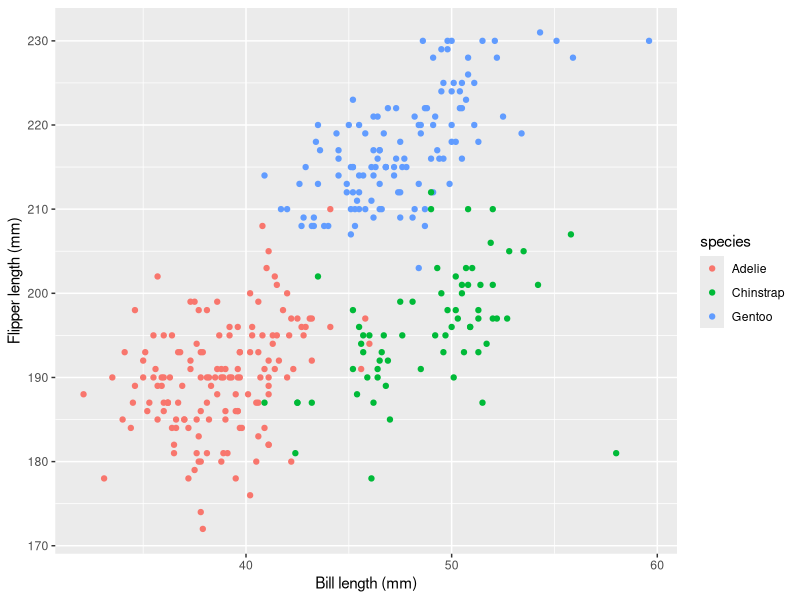

This figure's R source:
# This is some hacking from the book 
# https://www.modernstatisticswithr.com/
# Chapters 2.4 ff

# We can use semi-colons to put multiple statements on one line.
income = 100 ; taxes = 30
net_income <- income - taxes
print(net_income)

# C Stands for combine
age <- c(28, 48, 47, 71, 22, 80, 48, 30, 31)

# Operations are easily vectorized.
age_in_months <- age * 12

age
age_in_months

# If we have N vectors, we can turn them into a dataFrame
purchase <- c(20, 59, 2, 12, 22, 160, 34, 34, 29)

bookstore <- data.frame(age, purchase)

# This shows our data frame, but better to click on it in 
# enviornment window. :)
bookstore


# For longer variables, # displayed is in [] at beginning of row
# is first index in that row.  Remember, one based!
distances <- c(687, 5076, 7270, 967, 6364, 1683, 9394, 5712, 5206,
               4317, 9411, 5625, 9725, 4977, 2730, 5648, 3818, 8241,
               5547, 1637, 4428, 8584, 2962, 5729, 5325, 4370, 5989,
               9030, 5532, 9623)
distances

# Exercise 2.4 Do the following:
# Create two vectors, height and weight, containing the heights and weights of five fictional people (i.e., just make up some numbers!).
# Combine your two vectors into a data frame.
# You will use these vectors in Exercise 2.6.

# height in inches
height = c(73, 65, 69, 60, 74)

# In lbs
weight = c(219, 140, 140, 110, 220)

person_stats = data.frame(height, weight, row_names = c("John", "Jenniffer", "Millie", "Shorty", "Stretch"))

person_stats

one_to_five <- 1:5
one_to_five
backwards <- 5:1
backwards

count_up_down = c(1:5, 4:1)
count_up_down

mean(height)

cor(height, weight)

sort(weight)

1/0

sqrt(complex(1, -1, 0))

library(palmerpenguins)
# ?penguins
# str(penguins)
penguins

summary(penguins)

library(ggplot2)
# ggplot(msleep, aes(sleep_total, awake)) + geom_point()

ggplot(penguins, aes(bill_length_mm, flipper_length_mm, colour = species)) +
      geom_point() +
      labs(x = "Bill length (mm)",
           y = "Flipper length (mm)")
